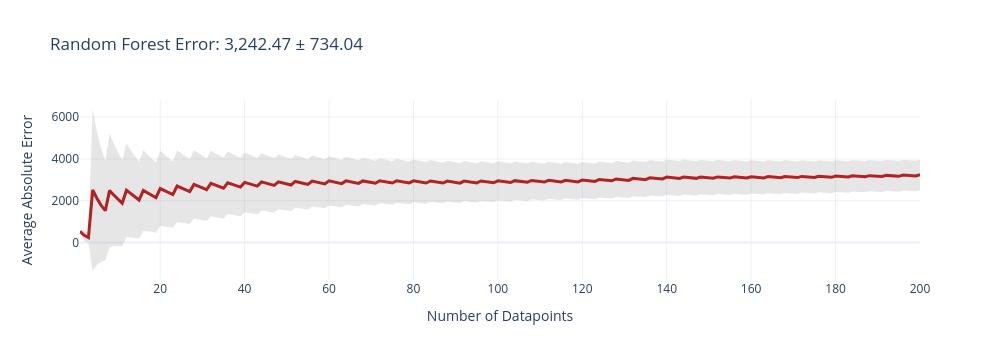
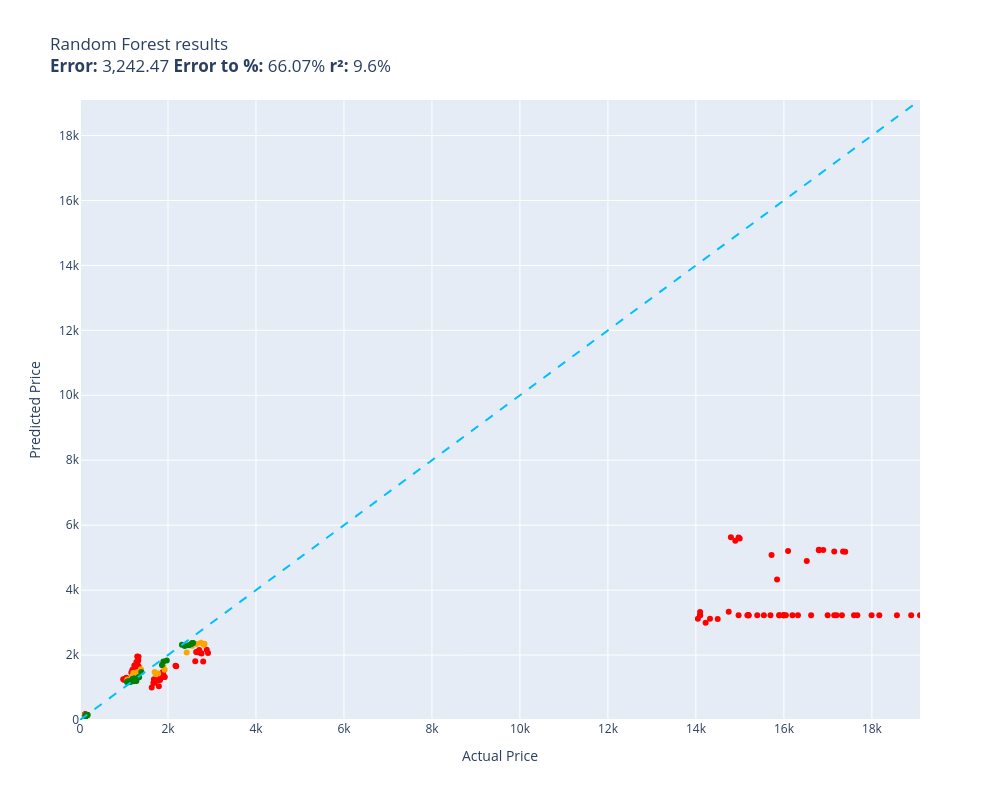

Here is the notebook cell these charts were saved with, in order:
### Code cell
evaluate(random_forest, ds["test"])

### Figure 1 — Plotly figure (JSON) as saved in the notebook; plotly's stock layout.template omitted (floating-point values rounded to 4 significant figures; data arrays with more than 128 entries replaced by an {"elided": "..."} marker saying what was removed)
{"data": [{"fill": "toself", "fillcolor": "rgba(128,128,128,0.2)", "hoverinfo": "skip", "line": {"color": "rgba(255,255,255,0)"}, "name": "95% CI", "showlegend": false, "type": "scatter", "x": {"elided": "400 int values"}, "y": {"elided": "400 float values"}}, {"customdata": {"elided": "200x1 float values"}, "hovertemplate": "n=%{x}<br>Avg Error=%{y:,.2f}<br>±95% CI=%{customdata[0]:,.2f}<extra></extra>", "line": {"color": "firebrick", "width": 3}, "mode": "lines", "name": "Cumulative Avg Error", "type": "scatter", "x": {"elided": "200 int values"}, "y": {"elided": "200 float values"}}], "layout": {"height": 360, "showlegend": false, "title": {"text": "Random Forest Error: 3,242.47 ± 734.04"}, "width": 1000, "xaxis": {"title": {"text": "Number of Datapoints"}}, "yaxis": {"title": {"text": "Average Absolute Error"}}}}

### Figure 2 — Plotly figure (JSON) as saved in the notebook; plotly's stock layout.template omitted (floating-point values rounded to 4 significant figures)
{"data": [{"customdata": [["PTRO.JK\nGuess=1,158.70 Actual=1,700.00"], ["PANI.JK\nGuess=5,618.91 Actual=14,969.53"], ["PTRO.JK\nGuess=1,149.13 Actual=1,690.00"], ["PANI.JK\nGuess=5,627.67 Actual=14,794.59"], ["PTRO.JK\nGuess=1,002.22 Actual=1,630.00"], ["PANI.JK\nGuess=5,590.28 Actual=14,994.52"], ["PTRO.JK\nGuess=1,252.84 Actual=1,680.00"], ["PANI.JK\nGuess=5,522.78 Actual=14,894.56"], ["PTRO.JK\nGuess=1,138.84 Actual=1,667.50"], ["ADMR.JK\nGuess=1,646.13 Actual=1,334.36"], ["PANI.JK\nGuess=5,204.27 Actual=16,094.12"], ["PTRO.JK\nGuess=1,230.45 Actual=1,820.00"], ["ADMR.JK\nGuess=1,849.58 Actual=1,324.83"], ["PANI.JK\nGuess=5,191.15 Actual=17,343.66"], ["PTRO.JK\nGuess=1,042.25 Actual=1,792.50"], ["PANI.JK\nGuess=5,190.22 Actual=17,143.73"], ["PTRO.JK\nGuess=1,221.72 Actual=1,757.50"], ["PANI.JK\nGuess=5,184.60 Actual=17,393.64"], ["ADMR.JK\nGuess=1,609.67 Actual=1,286.71"], ["PANI.JK\nGuess=5,232.79 Actual=16,893.83"], ["ADMR.JK\nGuess=1,761.20 Actual=1,296.24"], ["PANI.JK\nGuess=5,230.85 Actual=16,793.86"], ["ADMR.JK\nGuess=1,950.95 Actual=1,329.60"], ["PANI.JK\nGuess=5,241.85 Actual=16,793.86"], ["PTRO.JK\nGuess=1,310.03 Actual=1,825.00"], ["ADMR.JK\nGuess=1,783.69 Actual=1,281.94"], ["PANI.JK\nGuess=5,082.80 Actual=15,719.26"], ["PTRO.JK\nGuess=1,323.46 Actual=1,917.50"], ["ADMR.JK\nGuess=1,784.36 Actual=1,310.54"], ["PANI.JK\nGuess=4,899.67 Actual=16,518.96"], ["PTRO.JK\nGuess=1,399.74 Actual=1,877.50"], ["ADMR.JK\nGuess=1,958.99 Actual=1,301.01"], ["PANI.JK\nGuess=4,330.50 Actual=15,844.21"], ["PTRO.JK\nGuess=1,323.29 Actual=1,925.00"], ["ADMR.JK\nGuess=1,637.25 Actual=1,267.65"], ["PANI.JK\nGuess=3,330.27 Actual=14,744.61"], ["PTRO.JK\nGuess=1,338.72 Actual=1,857.50"], ["PANI.JK\nGuess=3,118.81 Actual=14,319.77"], ["PTRO.JK\nGuess=1,305.17 Actual=1,845.00"], ["ADMR.JK\nGuess=1,494.23 Actual=1,196.16"], ["PANI.JK\nGuess=3,119.51 Actual=14,044.87"], ["PTRO.JK\nGuess=1,358.36 Actual=1,837.50"], ["ADMR.JK\nGuess=1,678.99 Actual=1,234.29"], ["PANI.JK\nGuess=3,112.26 Actual=14,494.70"], ["PTRO.JK\nGuess=1,450.47 Actual=1,870.00"], ["ADMR.JK\nGuess=1,560.93 Actual=1,248.58"], ["PANI.JK\nGuess=2,998.34 Actual=14,219.80"], ["PANI.JK\nGuess=3,328.87 Actual=14,094.85"], ["PTRO.JK\nGuess=1,455.21 Actual=1,885.00"], ["PANI.JK\nGuess=3,226.18 Actual=14,094.85"], ["PTRO.JK\nGuess=1,474.56 Actual=1,887.50"], ["PANI.JK\nGuess=3,226.18 Actual=14,094.85"], ["PANI.JK\nGuess=3,226.18 Actual=15,194.45"], ["PANI.JK\nGuess=3,226.18 Actual=14,969.53"], ["ADMR.JK\nGuess=1,464.88 Actual=1,167.57"], ["PANI.JK\nGuess=3,226.18 Actual=15,544.32"], ["PANI.JK\nGuess=3,226.18 Actual=15,394.37"], ["PTRO.JK\nGuess=1,654.76 Actual=2,187.50"], ["ADMR.JK\nGuess=1,545.59 Actual=1,191.40"], ["PANI.JK\nGuess=3,226.18 Actual=15,194.45"], ["PTRO.JK\nGuess=1,673.41 Actual=2,170.00"], ["PANI.JK\nGuess=3,226.18 Actual=15,169.46"], ["PANI.JK\nGuess=3,226.18 Actual=15,194.45"], ["PANI.JK\nGuess=3,226.18 Actual=16,993.79"], ["PANI.JK\nGuess=3,226.18 Actual=17,993.42"], ["ADMR.JK\nGuess=1,663.58 Actual=1,258.12"], ["PANI.JK\nGuess=3,226.18 Actual=17,593.57"], ["PANI.JK\nGuess=3,226.18 Actual=19,093.02"], ["PTRO.JK\nGuess=2,092.59 Actual=2,640.00"], ["PANI.JK\nGuess=3,226.18 Actual=18,893.10"], ["PTRO.JK\nGuess=1,806.89 Actual=2,620.00"], ["PANI.JK\nGuess=3,226.18 Actual=18,568.21"], ["PANI.JK\nGuess=3,226.18 Actual=15,894.19"], ["PANI.JK\nGuess=3,226.18 Actual=15,894.19"], ["PANI.JK\nGuess=3,226.18 Actual=15,994.16"], ["PTRO.JK\nGuess=2,086.06 Actual=2,667.50"], ["PANI.JK\nGuess=3,226.18 Actual=15,694.26"], ["BUMI.JK\nGuess=145.90 Actual=115.00"], ["PANI.JK\nGuess=3,226.18 Actual=16,044.14"], ["BUMI.JK\nGuess=147.24 Actual=116.00"], ["PANI.JK\nGuess=3,226.18 Actual=16,319.04"], ["BUMI.JK\nGuess=156.35 Actual=116.00"], ["PANI.JK\nGuess=3,226.18 Actual=16,194.08"], ["BUMI.JK\nGuess=180.75 Actual=116.00"], ["PANI.JK\nGuess=3,226.18 Actual=15,994.16"], ["BUMI.JK\nGuess=179.84 Actual=118.00"], ["PANI.JK\nGuess=3,226.18 Actual=15,994.16"], ["PTRO.JK\nGuess=2,048.21 Actual=2,762.50"], ["BUMI.JK\nGuess=168.06 Actual=123.00"], ["PANI.JK\nGuess=3,226.18 Actual=17,318.67"], ["PTRO.JK\nGuess=2,064.72 Actual=2,745.00"], ["PANI.JK\nGuess=3,226.18 Actual=17,143.73"], ["PTRO.JK\nGuess=2,161.69 Actual=2,880.00"], ["ADMR.JK\nGuess=1,302.65 Actual=1,053.20"], ["BUMI.JK\nGuess=143.18 Actual=119.00"], ["PANI.JK\nGuess=3,226.18 Actual=16,618.93"], ["PTRO.JK\nGuess=1,801.31 Actual=2,800.00"], ["ADMR.JK\nGuess=1,270.98 Actual=1,029.37"], ["PANI.JK\nGuess=3,226.18 Actual=17,193.72"], ["PTRO.JK\nGuess=2,152.85 Actual=2,710.00"], ["ADMR.JK\nGuess=1,243.31 Actual=1,000.77"], ["PANI.JK\nGuess=3,226.18 Actual=17,668.54"], ["PTRO.JK\nGuess=2,061.93 Actual=2,910.00"], ["ADMR.JK\nGuess=1,253.82 Actual=981.71"], ["BUMI.JK\nGuess=131.71 Actual=108.00"], ["PANI.JK\nGuess=3,226.18 Actual=18,168.36"]], "hovertemplate": "%{customdata[0]}<extra></extra>", "legendgroup": "red", "marker": {"color": "red", "size": 6, "symbol": "circle"}, "mode": "markers", "name": "red", "orientation": "v", "showlegend": true, "type": "scatter", "x": [1700.0, 14970.0, 1690.0, 14790.0, 1630.0, 14990.0, 1680.0, 14890.0, 1667.0, 1334.0, 16090.0, 1820.0, 1325.0, 17340.0, 1792.0, 17140.0, 1757.0, 17390.0, 1287.0, 16890.0, 1296.0, 16790.0, 1330.0, 16790.0, 1825.0, 1282.0, 15720.0, 1917.0, 1311.0, 16520.0, 1877.0, 1301.0, 15840.0, 1925.0, 1268.0, 14740.0, 1857.0, 14320.0, 1845.0, 1196.0, 14040.0, 1837.0, 1234.0, 14490.0, 1870.0, 1249.0, 14220.0, 14090.0, 1885.0, 14090.0, 1887.0, 14090.0, 15190.0, 14970.0, 1168.0, 15540.0, 15390.0, 2187.0, 1191.0, 15190.0, 2170.0, 15170.0, 15190.0, 16990.0, 17990.0, 1258.0, 17590.0, 19090.0, 2640.0, 18890.0, 2620.0, 18570.0, 15890.0, 15890.0, 15990.0, 2667.0, 15690.0, 115.0, 16040.0, 116.0, 16320.0, 116.0, 16190.0, 116.0, 15990.0, 118.0, 15990.0, 2762.0, 123.0, 17320.0, 2745.0, 17140.0, 2880.0, 1053.0, 119.0, 16620.0, 2800.0, 1029.0, 17190.0, 2710.0, 1001.0, 17670.0, 2910.0, 981.7, 108.0, 18170.0], "xaxis": "x", "y": [1159.0, 5619.0, 1149.0, 5628.0, 1002.0, 5590.0, 1253.0, 5523.0, 1139.0, 1646.0, 5204.0, 1230.0, 1850.0, 5191.0, 1042.0, 5190.0, 1222.0, 5185.0, 1610.0, 5233.0, 1761.0, 5231.0, 1951.0, 5242.0, 1310.0, 1784.0, 5083.0, 1323.0, 1784.0, 4900.0, 1400.0, 1959.0, 4330.0, 1323.0, 1637.0, 3330.0, 1339.0, 3119.0, 1305.0, 1494.0, 3120.0, 1358.0, 1679.0, 3112.0, 1450.0, 1561.0, 2998.0, 3329.0, 1455.0, 3226.0, 1475.0, 3226.0, 3226.0, 3226.0, 1465.0, 3226.0, 3226.0, 1655.0, 1546.0, 3226.0, 1673.0, 3226.0, 3226.0, 3226.0, 3226.0, 1664.0, 3226.0, 3226.0, 2093.0, 3226.0, 1807.0, 3226.0, 3226.0, 3226.0, 3226.0, 2086.0, 3226.0, 145.9, 3226.0, 147.2, 3226.0, 156.3, 3226.0, 180.7, 3226.0, 179.8, 3226.0, 2048.0, 168.1, 3226.0, 2065.0, 3226.0, 2162.0, 1303.0, 143.2, 3226.0, 1801.0, 1271.0, 3226.0, 2153.0, 1243.0, 3226.0, 2062.0, 1254.0, 131.7, 3226.0], "yaxis": "y"}, {"customdata": [["ADMR.JK\nGuess=1,485.06 Actual=1,334.36"], ["BUMI.JK\nGuess=122.78 Actual=141.00"], ["BUMI.JK\nGuess=124.07 Actual=139.00"], ["ADMR.JK\nGuess=1,560.09 Actual=1,386.79"], ["ADMR.JK\nGuess=1,467.81 Actual=1,301.01"], ["BUMI.JK\nGuess=148.78 Actual=135.00"], ["PTRO.JK\nGuess=1,413.38 Actual=1,720.00"], ["PTRO.JK\nGuess=1,481.73 Actual=1,697.50"], ["BUMI.JK\nGuess=143.84 Actual=130.00"], ["PTRO.JK\nGuess=1,430.37 Actual=1,777.50"], ["BUMI.JK\nGuess=144.08 Actual=127.00"], ["PTRO.JK\nGuess=1,547.51 Actual=1,925.00"], ["PTRO.JK\nGuess=1,655.47 Actual=1,892.50"], ["BUMI.JK\nGuess=155.92 Actual=139.00"], ["PTRO.JK\nGuess=2,082.19 Actual=2,425.00"], ["PTRO.JK\nGuess=2,288.98 Actual=2,545.00"], ["ADMR.JK\nGuess=1,450.41 Actual=1,210.46"], ["ADMR.JK\nGuess=1,337.92 Actual=1,181.87"], ["ADMR.JK\nGuess=1,235.19 Actual=1,086.55"], ["ADMR.JK\nGuess=1,208.86 Actual=1,077.02"], ["BUMI.JK\nGuess=143.95 Actual=122.00"], ["PTRO.JK\nGuess=2,343.24 Actual=2,650.00"], ["PTRO.JK\nGuess=2,380.41 Actual=2,750.00"], ["PTRO.JK\nGuess=2,320.80 Actual=2,815.00"], ["ADMR.JK\nGuess=1,224.26 Actual=1,096.09"], ["PTRO.JK\nGuess=2,333.31 Actual=2,805.00"], ["PTRO.JK\nGuess=2,345.33 Actual=2,830.00"], ["ADMR.JK\nGuess=1,242.25 Actual=1,110.38"], ["ADMR.JK\nGuess=1,249.99 Actual=1,077.02"], ["BUMI.JK\nGuess=146.45 Actual=124.00"], ["BUMI.JK\nGuess=129.67 Actual=115.00"]], "hovertemplate": "%{customdata[0]}<extra></extra>", "legendgroup": "orange", "marker": {"color": "orange", "size": 6, "symbol": "circle"}, "mode": "markers", "name": "orange", "orientation": "v", "showlegend": true, "type": "scatter", "x": [1334.0, 141.0, 139.0, 1387.0, 1301.0, 135.0, 1720.0, 1697.0, 130.0, 1777.0, 127.0, 1925.0, 1892.0, 139.0, 2425.0, 2545.0, 1210.0, 1182.0, 1087.0, 1077.0, 122.0, 2650.0, 2750.0, 2815.0, 1096.0, 2805.0, 2830.0, 1110.0, 1077.0, 124.0, 115.0], "xaxis": "x", "y": [1485.0, 122.8, 124.1, 1560.0, 1468.0, 148.8, 1413.0, 1482.0, 143.8, 1430.0, 144.1, 1548.0, 1655.0, 155.9, 2082.0, 2289.0, 1450.0, 1338.0, 1235.0, 1209.0, 143.9, 2343.0, 2380.0, 2321.0, 1224.0, 2333.0, 2345.0, 1242.0, 1250.0, 146.5, 129.7], "yaxis": "y"}, {"customdata": [["ADMR.JK\nGuess=1,481.32 Actual=1,391.55"], ["BUMI.JK\nGuess=136.82 Actual=139.00"], ["ADMR.JK\nGuess=1,316.28 Actual=1,343.90"], ["BUMI.JK\nGuess=132.78 Actual=140.00"], ["BUMI.JK\nGuess=144.31 Actual=139.00"], ["BUMI.JK\nGuess=142.30 Actual=135.00"], ["ADMR.JK\nGuess=1,315.05 Actual=1,329.60"], ["BUMI.JK\nGuess=143.47 Actual=138.00"], ["BUMI.JK\nGuess=146.04 Actual=135.00"], ["BUMI.JK\nGuess=148.85 Actual=149.00"], ["BUMI.JK\nGuess=156.76 Actual=174.00"], ["BUMI.JK\nGuess=161.57 Actual=164.00"], ["BUMI.JK\nGuess=147.51 Actual=161.00"], ["ADMR.JK\nGuess=1,277.18 Actual=1,248.58"], ["BUMI.JK\nGuess=147.11 Actual=149.00"], ["BUMI.JK\nGuess=146.52 Actual=153.00"], ["BUMI.JK\nGuess=145.97 Actual=150.00"], ["BUMI.JK\nGuess=149.58 Actual=147.00"], ["ADMR.JK\nGuess=1,213.93 Actual=1,253.35"], ["BUMI.JK\nGuess=145.81 Actual=143.00"], ["ADMR.JK\nGuess=1,281.50 Actual=1,229.52"], ["BUMI.JK\nGuess=145.47 Actual=143.00"], ["ADMR.JK\nGuess=1,234.78 Actual=1,205.69"], ["BUMI.JK\nGuess=146.08 Actual=146.00"], ["PTRO.JK\nGuess=1,803.26 Actual=1,895.00"], ["ADMR.JK\nGuess=1,195.48 Actual=1,210.46"], ["BUMI.JK\nGuess=145.61 Actual=141.00"], ["PTRO.JK\nGuess=1,690.04 Actual=1,862.50"], ["ADMR.JK\nGuess=1,246.11 Actual=1,205.69"], ["BUMI.JK\nGuess=141.91 Actual=135.00"], ["BUMI.JK\nGuess=147.40 Actual=147.00"], ["PTRO.JK\nGuess=1,829.51 Actual=1,972.50"], ["ADMR.JK\nGuess=1,263.66 Actual=1,191.40"], ["BUMI.JK\nGuess=145.92 Actual=138.00"], ["BUMI.JK\nGuess=141.68 Actual=137.00"], ["ADMR.JK\nGuess=1,267.59 Actual=1,215.22"], ["BUMI.JK\nGuess=141.48 Actual=139.00"], ["PTRO.JK\nGuess=2,314.33 Actual=2,317.50"], ["ADMR.JK\nGuess=1,207.04 Actual=1,258.12"], ["PTRO.JK\nGuess=2,281.76 Actual=2,380.00"], ["ADMR.JK\nGuess=1,211.31 Actual=1,253.35"], ["BUMI.JK\nGuess=143.16 Actual=138.00"], ["PTRO.JK\nGuess=2,303.00 Actual=2,470.00"], ["ADMR.JK\nGuess=1,200.63 Actual=1,281.94"], ["BUMI.JK\nGuess=154.82 Actual=142.00"], ["BUMI.JK\nGuess=143.27 Actual=148.00"], ["ADMR.JK\nGuess=1,221.74 Actual=1,239.05"], ["BUMI.JK\nGuess=139.17 Actual=145.00"], ["BUMI.JK\nGuess=138.84 Actual=145.00"], ["BUMI.JK\nGuess=139.07 Actual=143.00"], ["PTRO.JK\nGuess=2,373.77 Actual=2,550.00"], ["ADMR.JK\nGuess=1,173.49 Actual=1,143.74"], ["BUMI.JK\nGuess=141.96 Actual=139.00"], ["PTRO.JK\nGuess=2,369.28 Actual=2,572.50"], ["ADMR.JK\nGuess=1,192.98 Actual=1,110.38"], ["BUMI.JK\nGuess=140.23 Actual=135.00"], ["PTRO.JK\nGuess=2,329.43 Actual=2,525.00"], ["BUMI.JK\nGuess=138.43 Actual=132.00"], ["ADMR.JK\nGuess=1,182.50 Actual=1,096.09"], ["ADMR.JK\nGuess=1,169.08 Actual=1,067.49"], ["ADMR.JK\nGuess=1,184.25 Actual=1,081.79"], ["ADMR.JK\nGuess=1,188.38 Actual=1,143.74"], ["BUMI.JK\nGuess=131.31 Actual=120.00"]], "hovertemplate": "%{customdata[0]}<extra></extra>", "legendgroup": "green", "marker": {"color": "green", "size": 6, "symbol": "circle"}, "mode": "markers", "name": "green", "orientation": "v", "showlegend": true, "type": "scatter", "x": [1392.0, 139.0, 1344.0, 140.0, 139.0, 135.0, 1330.0, 138.0, 135.0, 149.0, 174.0, 164.0, 161.0, 1249.0, 149.0, 153.0, 150.0, 147.0, 1253.0, 143.0, 1230.0, 143.0, 1206.0, 146.0, 1895.0, 1210.0, 141.0, 1862.0, 1206.0, 135.0, 147.0, 1972.0, 1191.0, 138.0, 137.0, 1215.0, 139.0, 2317.0, 1258.0, 2380.0, 1253.0, 138.0, 2470.0, 1282.0, 142.0, 148.0, 1239.0, 145.0, 145.0, 143.0, 2550.0, 1144.0, 139.0, 2572.0, 1110.0, 135.0, 2525.0, 132.0, 1096.0, 1067.0, 1082.0, 1144.0, 120.0], "xaxis": "x", "y": [1481.0, 136.8, 1316.0, 132.8, 144.3, 142.3, 1315.0, 143.5, 146.0, 148.8, 156.8, 161.6, 147.5, 1277.0, 147.1, 146.5, 146.0, 149.6, 1214.0, 145.8, 1282.0, 145.5, 1235.0, 146.1, 1803.0, 1195.0, 145.6, 1690.0, 1246.0, 141.9, 147.4, 1830.0, 1264.0, 145.9, 141.7, 1268.0, 141.5, 2314.0, 1207.0, 2282.0, 1211.0, 143.2, 2303.0, 1201.0, 154.8, 143.3, 1222.0, 139.2, 138.8, 139.1, 2374.0, 1173.0, 142.0, 2369.0, 1193.0, 140.2, 2329.0, 138.4, 1183.0, 1169.0, 1184.0, 1188.0, 131.3], "yaxis": "y"}, {"hoverinfo": "skip", "line": {"color": "deepskyblue", "dash": "dash", "width": 2}, "mode": "lines", "name": "y = x", "showlegend": false, "type": "scatter", "x": [0, 19090.0], "y": [0, 19090.0]}], "layout": {"height": 800, "legend": {"title": {"text": "color"}, "tracegroupgap": 0}, "showlegend": false, "title": {"text": "Random Forest results<br><b>Error:</b> 3,242.47 <b>Error to %:</b> 66.07% <b>r²:</b> 9.6%"}, "width": 1000, "xaxis": {"anchor": "y", "domain": [0, 1], "range": [0, 19090.0], "title": {"text": "Actual Price"}}, "yaxis": {"anchor": "x", "domain": [0, 1], "range": [0, 19090.0], "title": {"text": "Predicted Price"}}}}
